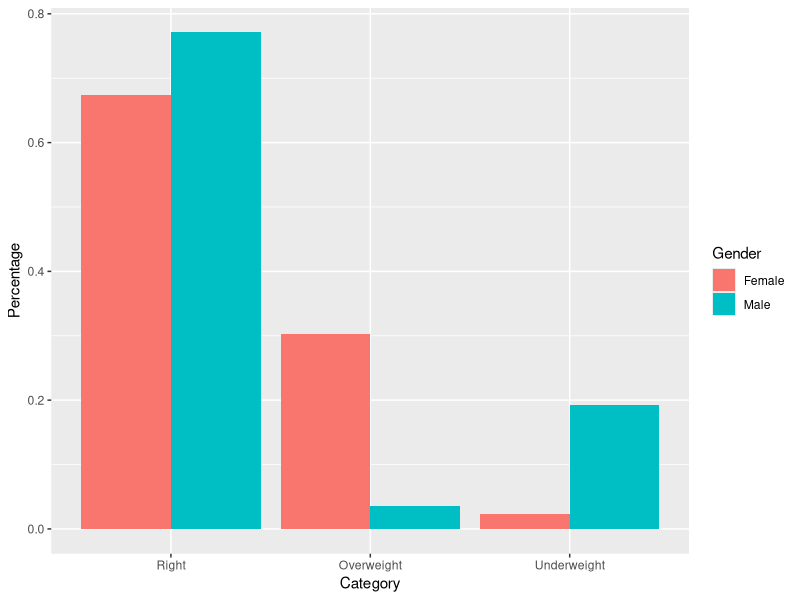

Here is the R script that generated this plot:
## ---- chunk 1
category <- c('Right', 'Overweight', 'Underweight', 'Total')
gender <- c('Female', 'Male', 'Total')
female <- c(87/129, 39/129, 3/129, 129/129)
male <- c(64/83, 3/83, 16/83, 83/83)
total <- c(151/212, 42/212, 19/212, 212/212)

data <- c(female, male, total)

table <- matrix(data, byrow = T, nrow = 3)
colnames(table) <- category
rownames(table) <- gender
table
## ---- chunk 2
library(ggplot2)
Percentage <- c(female[1:3], male[1:3])
Category <- factor(rep(c('Right', 'Overweight', 'Underweight'), 2),  
                   ordered = T, levels = c('Right', 'Overweight', 'Underweight'))
Gender <- c(rep('Female', 3), rep('Male', 3))
data <- data.frame(Percentage, Category, Gender)
ggplot(data, aes(x = Category, y = Percentage, fill = Gender)) +
  geom_col(position = 'dodge')
## ---- chunk 3
short = 92; short.bullied = 42; notshort = 117; notshort.bullied = 30

risk.short = short.bullied/short; risk.short
risk.notshort = notshort.bullied/notshort; risk.notshort
## ---- chunk 4
relative = risk.short/risk.notshort; relative
## ---- chunk 5
risk.increased = relative - 1; risk.increased
## ---- chunk 6
short.unbullied = short - short.bullied; short.unbullied
notshort.unbullied = notshort - notshort.bullied; notshort.unbullied

odds.short = short.bullied/short.unbullied; odds.short
odds.notshort = notshort.bullied/notshort.unbullied; odds.notshort

odds.ratio = odds.short/odds.notshort; odds.ratio
## ---- chunk 7
AS = 5/100; AN = 100/1000
AS > AN
## ---- chunk 8
BS = 500/1000; BN = 95/100
BS > BN
## ---- chunk 9
outcome = c('Survive', 'Die', 'Total')
treatment = c('Standard', 'New', 'Total')
Standard = c(5+500, 95+500, 100+1000)
New = c(100+95, 900+5, 100+1000)
Total = c(Standard[1]+New[1], Standard[2]+New[2], Standard[3]+New[3])

data <- c(Standard, New, Total)
table = matrix(data, byrow = T, nrow = 3)
colnames(table) <- outcome
rownames(table) <- treatment
table

TS = (5+500)/(100+1000); TN = (100+95)/(1000+100)
TS > TN
## ---- chunk 10
status <- c('Separated', 'Not_Separated', 'Total')
Smoking <- c('Neither_smoked', 'One_smoked', 'Both_smoked', 'Total')
Neither_smoked = c(41, 931, 972)
One_smoked = c(41, 290, 331)
Both_smoked = c(32, 163, 195)
Total = c(114, 1384, 1498)

data <- c(Neither_smoked, One_smoked, Both_smoked, Total)
table = matrix(data, byrow = T, nrow = 4)
colnames(table) <- status
rownames(table) <- Smoking
table

#Calculate Expected Counts
table_expected = table
for (i in 1:3) {
  table_expected[i,1] = table[4,1]*table[i,3]/table[4,3]
  table_expected[i,2] = table[4,2]*table[i,3]/table[4,3]
}
table_expected

#Calculate chi-square statistics
chisq = 0
for (i in 1:3) {
  for(j in 1:2) {
    chisq = chisq + (table[i,j] - table_expected[i,j])^2/table_expected[i,j]
  }
}
chisq
## ---- chunk 11
df = (3-1)*(2-1)
p_value = pchisq(chisq, df = df, lower.tail = F);p_value
## ---- chunk 12
p_value < 0.05
## ---- chunk 13
Frequent = c('Most times/Always', 'Rarely/Never', 'Total')
Gender = c('Female', 'Male', 'Total')
Female = c(964, 97, 1061)
Male = c(924, 254, 1178)
Total = c(1888, 351, 2239)

data <- c(Female, Male, Total)
table = matrix(data, byrow = T, nrow = 3)
colnames(table) <- Frequent
rownames(table) <- Gender
table

chisq = (table[3,3]*(table[1,1]*table[2,2] - table[1,2]*table[2,1])^2)/(table[1,3]*table[2,3]*table[3,1]*table[3,2])
chisq
## ---- chunk 14
(2-1)*(2-1)
## ---- chunk 15
p_value = pchisq(chisq, df = 1, lower.tail = F);p_value
## ---- chunk 16
p_value < 0.05
## ---- chunk 17
counts <- c(59, 27, 25)
expected <- c(37, 37, 37)#equally preferred
chisq = 0
for (i in 1:3){
  chisq = chisq + (counts[i] - expected[i])^2/expected[i]
}
chisq
## ---- chunk 18
#df：goodness of fit df k - 1
p_value = pchisq(chisq, df = 3 - 1, lower.tail = F);p_value
## ---- chunk 19
p_value < 0.05
## ---- chunk 20
MyChiSq <- function(table) {
  # row total, column total, total
  total_row = c()
  for (i in 1:nrow(table)){
    total_row[i] = sum(table[i,])
  }
  total_col = c()
  for (i in 1:ncol(table)){
    total_col[i] = sum(table[,i])
  }
  total = sum(table)
  
  
  # generate an expected table
  table_expected = table
  for (i in 1:nrow(table)) {
    for ( j in 1:ncol(table)) {
      table_expected[i,j] = total_row[i]*total_col[j]/total
    }
  }
  
  # calculate each (observed-expected)^2/expected and Chi-square statistics
  chisq = 0
  for (i in 1:nrow(table)) {
    for ( j in 1:ncol(table)) {
      chisq = chisq + (table[i,j] - table_expected[i,j])^2/table_expected[i,j]
    }
  }
  
  # calculate p-value
  df = (nrow(table) - 1)*(ncol(table) - 1)
  p_value = pchisq(chisq, df = df, lower.tail = F)

  # results of the function
  results = list(X.squared = chisq, df = df, p.value = p_value)
  return(results)
  
}
data = read.csv("heartatk.csv")
table = xtabs(~ SEX + DIED, data = data) # generate a 2x2 table
MyChiSq(table)
chisq.test(table, correct = F)
## ---- chunk 21
x = c(0,1,2,3,4,5,6,7)#每周下雨天數

#observed values
obs = c(5,13,26,19,20,7,0,0)#周次數
n = sum(obs)
pp = sum(x*obs)/(n*7)

#expected values
exp = c()
for (i in 1:length(obs)) {
  exp[i] = dbinom(x = x[i], prob = pp, size = 7) * n #每周下雨x天，每天下雨機率pp，每周7天(有下雨/沒下雨)
}
#combining 6,7,8 rows
tbl = data.frame(x, obs, exp)
tbl.678 = tbl[6,] + tbl[7,] + tbl[8,] #add up 6,7,8 rows
tbl = tbl[-c(6,7,8),] #remove 6,7,8 rows
tbl = rbind(tbl, tbl.678) #add the combined row
tbl
## ---- chunk 22
#calculate the chi-square statistic
chisq = sum((tbl$obs-tbl$exp)^2/tbl$exp); chisq
## ---- chunk 23
df = nrow(tbl)-1-1 #k-1-r
p_value = pchisq(chisq, df = df, lower.tail = F);p_value
## ---- chunk 24
alpha = 0.05
p_value < alpha
## ---- chunk 25
pm2.5 = c(18.8, 14.6, 14.0, 15.8, 12.4, 13.2, 16.1, 13.8, 16.2, 
          16.1, 17.8, 18.7, 15.8, 13.3, 13.6, 16.4, 13.8, 16.6, 
          15.3, 19.0, 18.4, 15.0, 18.8, 18.1, 17.3, 16.3, 17.5, 
          18.1, 14.2, 18.0, 13.0, 13.3, 12.4, 16.6, 14.1, 20.6, 
          16.8, 13.3, 18.2, 16.9)

#defining thresholds to categorize continuous data
mean = mean(pm2.5)
sd = sd(pm2.5)

n = length(pm2.5)

thres = c(mean-3*sd, mean-2*sd, mean-sd, mean, mean+sd, mean+2*sd, mean+3*sd)

#observed values (continuous --> discrete)
obs = rep(0, length = 8)

for (i in 1:length(pm2.5)) {
  if (pm2.5[i] < thres[1]) {
    obs[1] = obs[1] + 1
  } else if (thres[1] <= pm2.5[i] && pm2.5[i] < thres[2]) {
    obs[2] = obs[2] + 1
  } else if (thres[2] <= pm2.5[i] && pm2.5[i] < thres[3]) {
    obs[3] = obs[3] + 1
  } else if (thres[3] <= pm2.5[i] && pm2.5[i] < thres[4]) {
    obs[4] = obs[4] + 1
  } else if (thres[4] <= pm2.5[i] && pm2.5[i] < thres[5]) {
    obs[5] = obs[5] + 1
  } else if (thres[5] <= pm2.5[i] && pm2.5[i] < thres[6]) {
    obs[6] = obs[6] + 1
  } else if (thres[6] <= pm2.5[i] && pm2.5[i] < thres[7]) {
    obs[7] = obs[7] + 1
  } else {
    obs[8] = obs[8] + 1
  }
}

#expected values
cumu.p = c(pnorm(thres[1], mean = mean, sd = sd), 
           pnorm(thres[2], mean = mean, sd = sd) - pnorm(thres[1], mean = mean, sd = sd), 
           pnorm(thres[3], mean = mean, sd = sd) - pnorm(thres[2], mean = mean, sd = sd), 
           pnorm(thres[4], mean = mean, sd = sd) - pnorm(thres[3], mean = mean, sd = sd), 
           pnorm(thres[5], mean = mean, sd = sd) - pnorm(thres[4], mean = mean, sd = sd), 
           pnorm(thres[6], mean = mean, sd = sd) - pnorm(thres[5], mean = mean, sd = sd), 
           pnorm(thres[7], mean = mean, sd = sd) - pnorm(thres[6], mean = mean, sd = sd), 
           pnorm(thres[7], mean = mean, sd = sd, lower.tail = F)
           )

exp = cumu.p * n

cate = c("< m-3d ~ m-d", "m-d ~ m", "m ~ m+d", "m+d ~ > m+3d")

tbl = data.frame(obs, exp)

tbl.123 = tbl[1,] + tbl[2,] + tbl[3,] #add up 1,2,3 rows
tbl.678 = tbl[6,] + tbl[7,] + tbl[8,] #add up 6,7,8 rows
tbl = tbl[-c(1,2,3,6,7,8),] #remove 1,2,3,6,7,8 rows
tbl = rbind(tbl.123, tbl) #add the combined row
tbl = rbind(tbl, tbl.678) #add the combined row
rownames(tbl) = cate
tbl
## ---- chunk 26
#calculate the chi-square statistic
chisq = sum((tbl$obs-tbl$exp)^2/tbl$exp); chisq
## ---- chunk 27
df = nrow(tbl)-1-2  # k-1-r
p_value = pchisq(chisq, df = df, lower.tail = F);p_value
## ---- chunk 28
alpha = 0.05
p_value < alpha
